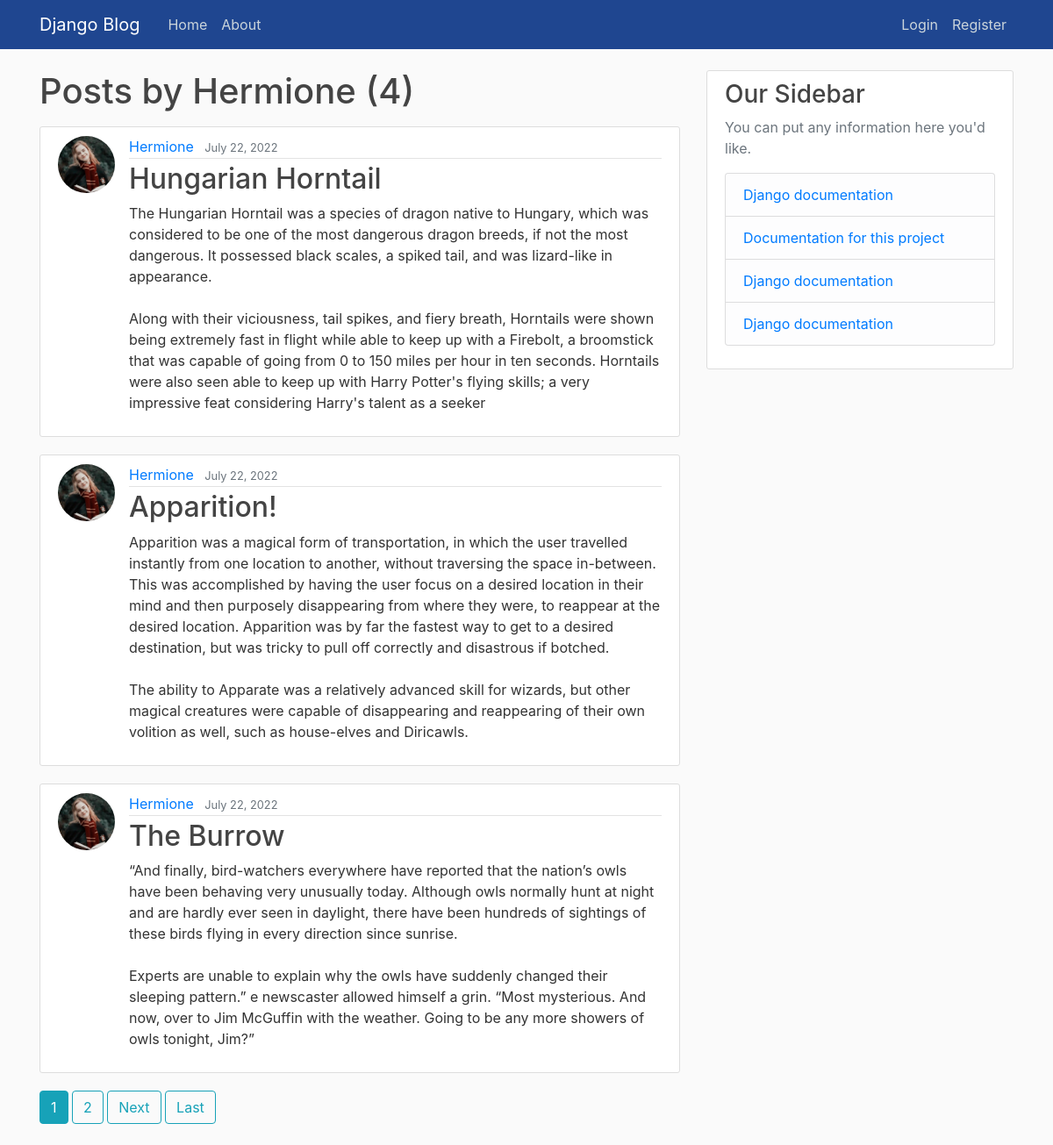
The page /user/Hermione on the database its author committed.
### blog/models.py (models this page shows, shortened)
class Post(models.Model):
    title = models.CharField(max_length=100)
    content = models.TextField()
    date_posted = models.DateTimeField(default=timezone.now)
    author = models.ForeignKey(User, on_delete=models.CASCADE)

### users/models.py (models this page shows, shortened)
class Profile(models.Model):
    user = models.OneToOneField(User, on_delete=models.CASCADE)  #one to one between profile and user
    image = models.ImageField(default='defult.jpg', upload_to='profile_pics') #creates directory profile_pics

### blog/views.py (the view)
# urls.py: path('user/<str:username>', UserPostListView.as_view(), name='user-posts'),
class UserPostListView(ListView):
    model = Post
    template_name = 'blog/user_posts.html'  # <app>/<model>_<viewtype>.html
    context_object_name = 'posts'
    paginate_by = 3
    def get_queryset(self):  #modify query set to return only stuff that satisfies specific conditions
        user = get_object_or_404(User, username=self.kwargs.get('username'))
        return Post.objects.filter(author=user).order_by('-date_posted')

### blog/templates/blog/user_posts.html (shortened to what this page needs)
{% extends "blog/base.html" %}
{% block content %}
    <h1 class="mb-3">Posts by {{ view.kwargs.username }} ({{ page_obj.paginator.count }})</h1>
    {% for post in posts %}
        <article class="media content-section">
          <img class="rounded-circle article-img" src="{{ post.author.profile.image.url }}">
          <div class="media-body">
            <div class="article-metadata">
              <a class="mr-2" href="{% url 'user-posts' post.author.username %}">{{ post.author }}</a>
              <small class="text-muted">{{ post.date_posted|date:"F d, Y" }}</small>
            </div>
            <h2><a class="article-title" href="{% url 'post-detail' post.id %}">{{ post.title }}</a></h2>
            <p class="article-content">{{ post.content }}</p>
          </div>
        </article>
    {% endfor %}
    {% if is_paginated %}
      {% for num in page_obj.paginator.page_range %}
        {% if page_obj.number == num %}
          <a class="btn btn-info mb-4" href="?page={{ num }}">{{ num }}</a>
        {% elif num > page_obj.number|add:'-3' and num < page_obj.number|add:'3' %}
          <a class="btn btn-outline-info mb-4" href="?page={{ num }}">{{ num }}</a>
        {% endif %}
      {% endfor %}
      {% if page_obj.has_next %}
        <a class="btn btn-outline-info mb-4" href="?page={{ page_obj.next_page_number }}">Next</a>
        <a class="btn btn-outline-info mb-4" href="?page={{ page_obj.paginator.num_pages }}">Last</a>
      {% endif %}
    {% endif %}
{% endblock content %}

### blog/static/blog/main.css (style rules this page uses)
body { background: #fafafa; color: #333333; margin-top: 5rem; }
h1, h2, h3, h4, h5, h6 { color: #444444; }
.content-section { background: #ffffff; padding: 10px 20px; border: 1px solid #dddddd; border-radius: 3px; margin-bottom: 20px; }
.article-title { color: #444444; }
.article-content { white-space: pre-line; }
.article-img { height: 65px; width: 65px; margin-right: 16px; }
.article-metadata { padding-bottom: 1px; margin-bottom: 4px; border-bottom: 1px solid #e3e3e3 }

### rows shown on the page
Post: author.profile.image (picture), author "Hermione", date_posted "July 22, 2022", title "Hungarian Horntail", content "The Hungarian Horntail was a species of dragon native to Hungary, which was considered to be one of the most dangerous dragon breeds, if not the most dangerous. It possessed black scales, a spiked tail, and was lizard-like in appearance. Along with their viciousness, tail spikes, and fiery breath, Horntails were shown being extremely fast in flight while able to keep up with a Firebolt, a broomstick that was capable of going from 0 to 150 miles per hour in ten seconds. Horntails were also seen able to keep up with Harry Potter's flying skills; a very impressive feat considering Harry's talent as a seeker"
Post: author.profile.image (picture), author "Hermione", date_posted "July 22, 2022", title "Apparition!", content "Apparition was a magical form of transportation, in which the user travelled instantly from one location to another, without traversing the space in-between. This was accomplished by having the user focus on a desired location in their mind and then purposely disappearing from where they were, to reappear at the desired location. Apparition was by far the fastest way to get to a desired destination, but was tricky to pull off correctly and disastrous if botched. The ability to Apparate was a relatively advanced skill for wizards, but other magical creatures were capable of disappearing and reappearing of their own volition as well, such as house-elves and Diricawls."
Post: author.profile.image (picture), author "Hermione", date_posted "July 22, 2022", title "The Burrow", content "“And finally, bird-watchers everywhere have reported that the nation’s owls have been behaving very unusually today. Although owls normally hunt at night and are hardly ever seen in daylight, there have been hundreds of sightings of these birds flying in every direction since sunrise. Experts are unable to explain why the owls have suddenly changed their sleeping pattern.” e newscaster allowed himself a grin. “Most mysterious. And now, over to Jim McGuffin with the weather. Going to be any more showers of owls tonight, Jim?”"

### other values the page prints
{{ view.kwargs.username }} "Hermione"
{{ page_obj.paginator.count }} "4"
{{ num }} "1"
{{ num }} "2"
